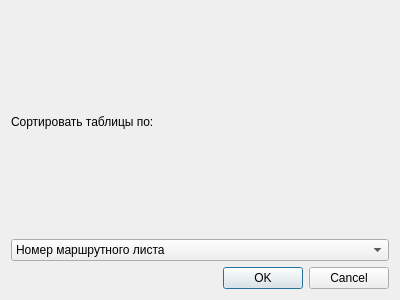
<?xml version="1.0" encoding="UTF-8"?>
<ui version="4.0">
 <class>Entry2Dialog</class>
 <widget class="QDialog" name="Entry2Dialog">
  <property name="geometry">
   <rect>
    <x>0</x>
    <y>0</y>
    <width>400</width>
    <height>300</height>
   </rect>
  </property>
  <property name="windowTitle">
   <string>Dialog</string>
  </property>
  <layout class="QVBoxLayout" name="verticalLayout_2">
   <item>
    <layout class="QVBoxLayout" name="verticalLayout">
     <item>
      <widget class="QLabel" name="label">
       <property name="text">
        <string>Сортировать таблицы по:</string>
       </property>
      </widget>
     </item>
     <item>
      <widget class="QComboBox" name="criteriaBox">
       <item>
        <property name="text">
         <string>Номер маршрутного листа</string>
        </property>
       </item>
       <item>
        <property name="text">
         <string>Организация</string>
        </property>
       </item>
       <item>
        <property name="text">
         <string>Номер машины</string>
        </property>
       </item>
       <item>
        <property name="text">
         <string>Гос. номер</string>
        </property>
       </item>
      </widget>
     </item>
    </layout>
   </item>
   <item>
    <widget class="QDialogButtonBox" name="buttonBox">
     <property name="orientation">
      <enum>Qt::Horizontal</enum>
     </property>
     <property name="standardButtons">
      <set>QDialogButtonBox::Cancel|QDialogButtonBox::Ok</set>
     </property>
    </widget>
   </item>
  </layout>
 </widget>
 <resources/>
 <connections>
  <connection>
   <sender>buttonBox</sender>
   <signal>accepted()</signal>
   <receiver>Entry2Dialog</receiver>
   <slot>accept()</slot>
   <hints>
    <hint type="sourcelabel">
     <x>248</x>
     <y>254</y>
    </hint>
    <hint type="destinationlabel">
     <x>157</x>
     <y>274</y>
    </hint>
   </hints>
  </connection>
  <connection>
   <sender>buttonBox</sender>
   <signal>rejected()</signal>
   <receiver>Entry2Dialog</receiver>
   <slot>reject()</slot>
   <hints>
    <hint type="sourcelabel">
     <x>316</x>
     <y>260</y>
    </hint>
    <hint type="destinationlabel">
     <x>286</x>
     <y>274</y>
    </hint>
   </hints>
  </connection>
 </connections>
</ui>
